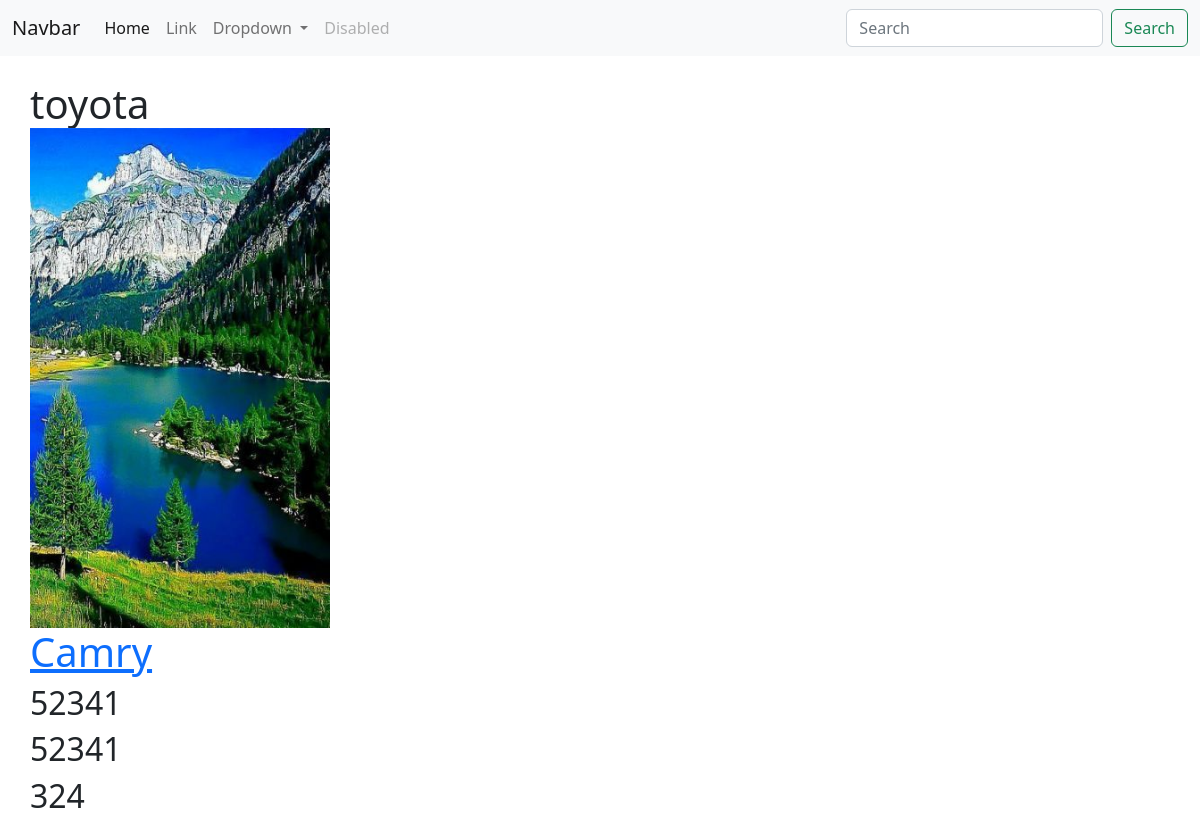
Page /brands/1 on the committed database.
### brands/models.py (models this page shows, shortened)
class Brand(models.Model):
    name = models.CharField(max_length=100)
    photo = models.ImageField(upload_to='photos', null=True)

### models/models.py (models this page shows)
class Model(models.Model):
    name = models.CharField(max_length=100)
    engine = models.CharField(max_length=100)
    hp = models.IntegerField()
    nm = models.IntegerField()
    brand = models.ForeignKey(to=Brand, on_delete=models.CASCADE)
    photo = models.ImageField(upload_to='photos', null=True)
    def __str__(self):
        return self.name

### models/views.py (the view)
# urls.py: path('brands/<int:id>', one_brand),
def one_brand(request, id):
    if Model.objects.count() < id:
        return HttpResponse("error. PAGE NOT FOUND")
    context = {
        'models': Model.objects.all(),
        'brand': Brand.objects.get(id=id)
    }
    return render(request, 'one_brand.html', context)

### templates/one_brand.html
{% extends 'main.html' %}
{% block model %}
    <div><img width="200px" src="/media/{{ model.photo }}" alt=""></div>
    <h1>
            <div style="margin-left: 30px">{{ brand.name }}</div>
            <img style="margin-left: 30px" width="300px" src="/media/{{ brand.photo }}" alt="">
        {% for model in models %}
            {% if brand.name == model.brand.name %}
                <div style="margin-left: 30px">
                <h1><a href="/brands/{{ brand.id }}/models/{{ model.id }}">{{ model }}</a></h1>
                </div>
                <div style="margin-left: 30px" >
                <h2>{{ model.engine }}</h2>
                <h2>{{ model.hp }}</h2>
                <h2>{{ model.nm }}</h2>
                </div>
            {% endif %}
        {% endfor %}
    </h1>
{% endblock %}

### rows in the picture
Brand: name "toyota", photo (picture)
Model: name "Camry", engine "52341", hp "52341", nm "324"
